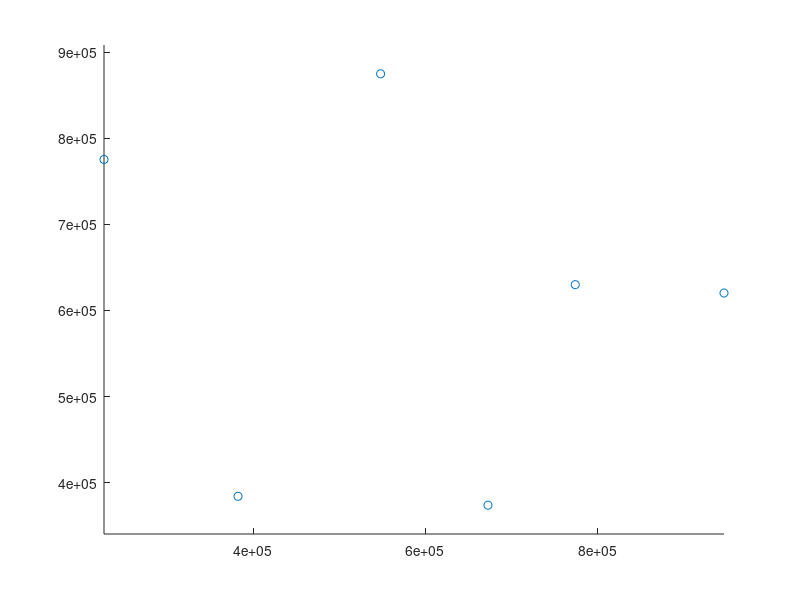

MATLAB code to generate this figure:
% VP lab 2
% Daudt
% 10/03/16

clear all
close all
clc

%% Part 1

display('Part 1');

%% Step 1

au=557.0943; av=712.9824; u0=326.3819; v0=298.6679;
f=-80;
Tx=100; Ty=0; Tz=1500;
Phix=0.8*pi/2; Phiy=-1.8*pi/2; Phix1=pi/5;  % Euler XYX1
sx = 640; sy = 480;% Image size:640x480
display('Intrisnic and extrisnic parameters set');

%% Step 2

T_int = [au 0 u0 0;0 av v0 0;0 0 1 0];
R1 = [1 0 0 0;0 cos(Phix) -sin(Phix) 0;0 sin(Phix) cos(Phix) 0;0 0 0 1];
R2 = [cos(Phiy) 0 sin(Phiy) 0;0 1 0 0;-sin(Phiy) 0 cos(Phiy) 0;0 0 0 1];
R3 = [1 0 0 0;0 cos(Phix1) -sin(Phix1) 0;0 sin(Phix1) cos(Phix1) 0;0 0 0 1];
T_ext = R1*R2*R3;
T_ext(1:3,4) = [Tx;Ty;Tz];
T = T_int*T_ext;
display('Intrisnic and extrisnic transformation matrices calculated');

%% Step 3

num_points = 6;
points = 960*rand(3,num_points)-480;
points(4,:) = ones(1,num_points);
display('Random points generated');
% scatter3(points(:,1),points(:,2),points(:,3));

%% Step 4

projections = T*points;
projections_sc = projections;
for i = 1:3
    projections_sc(i,:) = projections(i,:)./projections(3,:);
end
display('Projections calculated');

%% Step 5

figure;
scatter(projections(1,:),projections(2,:));
axis('equal');
display('Projections displayed');

%% Step 6

Q = zeros(2*num_points,11);
B = zeros(2*num_points,1);
for i = 1:num_points
    IXui = projections_sc(1,i);
    IYui = projections_sc(2,i);
    Q(2*i-1,:) = [points(1,i) points(2,i) points(3,i) 1 0 0 0 0 -IXui*points(1,i) -IXui*points(2,i) -IXui*points(3,i)];
    Q(2*i,:) = [0 0 0 0 points(1,i) points(2,i) points(3,i) 1 -IYui*points(1,i) -IYui*points(2,i) -IYui*points(3,i)];
    B(2*i-1) = projections_sc(1,i);
    B(2*i) = projections_sc(2,i);
end
A = Q\B;
A_hall = [A(1) A(2) A(3) A(4);A(5) A(6) A(7) A(8);A(9) A(10) A(11) 1];



